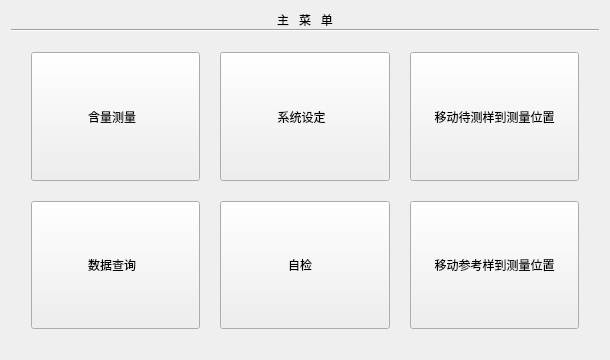
<?xml version="1.0" encoding="UTF-8"?>
<ui version="4.0">
 <class>Widget</class>
 <widget class="QWidget" name="Widget">
  <property name="geometry">
   <rect>
    <x>0</x>
    <y>0</y>
    <width>610</width>
    <height>360</height>
   </rect>
  </property>
  <property name="windowTitle">
   <string>Widget</string>
  </property>
  <property name="styleSheet">
   <string notr="true"/>
  </property>
  <layout class="QGridLayout" name="gridLayout_2">
   <item row="0" column="0">
    <layout class="QVBoxLayout" name="verticalLayout" stretch="1,1,3,1">
     <property name="spacing">
      <number>0</number>
     </property>
     <item>
      <widget class="QLabel" name="label">
       <property name="sizePolicy">
        <sizepolicy hsizetype="Preferred" vsizetype="Maximum">
         <horstretch>0</horstretch>
         <verstretch>0</verstretch>
        </sizepolicy>
       </property>
       <property name="text">
        <string>主   菜   单</string>
       </property>
       <property name="alignment">
        <set>Qt::AlignCenter</set>
       </property>
      </widget>
     </item>
     <item>
      <widget class="Line" name="line">
       <property name="orientation">
        <enum>Qt::Horizontal</enum>
       </property>
      </widget>
     </item>
     <item>
      <layout class="QGridLayout" name="gridLayout">
       <property name="leftMargin">
        <number>20</number>
       </property>
       <property name="topMargin">
        <number>20</number>
       </property>
       <property name="rightMargin">
        <number>20</number>
       </property>
       <property name="bottomMargin">
        <number>20</number>
       </property>
       <property name="spacing">
        <number>20</number>
       </property>
       <item row="0" column="0">
        <widget class="QPushButton" name="b1">
         <property name="sizePolicy">
          <sizepolicy hsizetype="Minimum" vsizetype="Minimum">
           <horstretch>0</horstretch>
           <verstretch>0</verstretch>
          </sizepolicy>
         </property>
         <property name="text">
          <string>含量测量  </string>
         </property>
         <property name="autoDefault">
          <bool>false</bool>
         </property>
         <property name="default">
          <bool>false</bool>
         </property>
         <property name="flat">
          <bool>false</bool>
         </property>
        </widget>
       </item>
       <item row="1" column="0">
        <widget class="QPushButton" name="b2">
         <property name="sizePolicy">
          <sizepolicy hsizetype="Minimum" vsizetype="Minimum">
           <horstretch>0</horstretch>
           <verstretch>0</verstretch>
          </sizepolicy>
         </property>
         <property name="text">
          <string>数据查询  </string>
         </property>
         <property name="autoDefault">
          <bool>false</bool>
         </property>
         <property name="default">
          <bool>false</bool>
         </property>
         <property name="flat">
          <bool>false</bool>
         </property>
        </widget>
       </item>
       <item row="1" column="2">
        <widget class="QPushButton" name="b6">
         <property name="sizePolicy">
          <sizepolicy hsizetype="Minimum" vsizetype="Minimum">
           <horstretch>0</horstretch>
           <verstretch>0</verstretch>
          </sizepolicy>
         </property>
         <property name="text">
          <string>移动参考样到测量位置</string>
         </property>
         <property name="autoDefault">
          <bool>false</bool>
         </property>
         <property name="default">
          <bool>false</bool>
         </property>
         <property name="flat">
          <bool>false</bool>
         </property>
        </widget>
       </item>
       <item row="0" column="1">
        <widget class="QPushButton" name="b3">
         <property name="sizePolicy">
          <sizepolicy hsizetype="Minimum" vsizetype="Minimum">
           <horstretch>0</horstretch>
           <verstretch>0</verstretch>
          </sizepolicy>
         </property>
         <property name="text">
          <string>系统设定  </string>
         </property>
         <property name="autoDefault">
          <bool>false</bool>
         </property>
         <property name="default">
          <bool>false</bool>
         </property>
         <property name="flat">
          <bool>false</bool>
         </property>
        </widget>
       </item>
       <item row="1" column="1">
        <widget class="QPushButton" name="b5">
         <property name="sizePolicy">
          <sizepolicy hsizetype="Minimum" vsizetype="Minimum">
           <horstretch>0</horstretch>
           <verstretch>0</verstretch>
          </sizepolicy>
         </property>
         <property name="text">
          <string>   自检      </string>
         </property>
         <property name="autoDefault">
          <bool>false</bool>
         </property>
         <property name="default">
          <bool>false</bool>
         </property>
         <property name="flat">
          <bool>false</bool>
         </property>
        </widget>
       </item>
       <item row="0" column="2">
        <widget class="QPushButton" name="b4">
         <property name="sizePolicy">
          <sizepolicy hsizetype="Minimum" vsizetype="Minimum">
           <horstretch>0</horstretch>
           <verstretch>0</verstretch>
          </sizepolicy>
         </property>
         <property name="text">
          <string>移动待测样到测量位置</string>
         </property>
         <property name="autoDefault">
          <bool>false</bool>
         </property>
         <property name="default">
          <bool>false</bool>
         </property>
         <property name="flat">
          <bool>false</bool>
         </property>
        </widget>
       </item>
      </layout>
     </item>
     <item>
      <layout class="QHBoxLayout" name="horizontalLayout" stretch="1,5,2">
       <property name="spacing">
        <number>0</number>
       </property>
       <item>
        <widget class="issample" name="widget_issample" native="true">
         <property name="sizePolicy">
          <sizepolicy hsizetype="Preferred" vsizetype="Maximum">
           <horstretch>0</horstretch>
           <verstretch>0</verstretch>
          </sizepolicy>
         </property>
        </widget>
       </item>
       <item>
        <widget class="ispreheat" name="widget_ispreheat" native="true">
         <property name="sizePolicy">
          <sizepolicy hsizetype="Preferred" vsizetype="Maximum">
           <horstretch>0</horstretch>
           <verstretch>0</verstretch>
          </sizepolicy>
         </property>
        </widget>
       </item>
       <item>
        <widget class="date_widget" name="widget_datetime" native="true">
         <property name="sizePolicy">
          <sizepolicy hsizetype="Preferred" vsizetype="Maximum">
           <horstretch>0</horstretch>
           <verstretch>0</verstretch>
          </sizepolicy>
         </property>
        </widget>
       </item>
      </layout>
     </item>
    </layout>
   </item>
  </layout>
 </widget>
 <layoutdefault spacing="6" margin="11"/>
 <customwidgets>
  <customwidget>
   <class>date_widget</class>
   <extends>QWidget</extends>
   <header>date_widget.h</header>
   <container>1</container>
  </customwidget>
  <customwidget>
   <class>issample</class>
   <extends>QWidget</extends>
   <header>issample.h</header>
   <container>1</container>
  </customwidget>
  <customwidget>
   <class>ispreheat</class>
   <extends>QWidget</extends>
   <header>ispreheat.h</header>
   <container>1</container>
  </customwidget>
 </customwidgets>
 <resources/>
 <connections/>
</ui>
